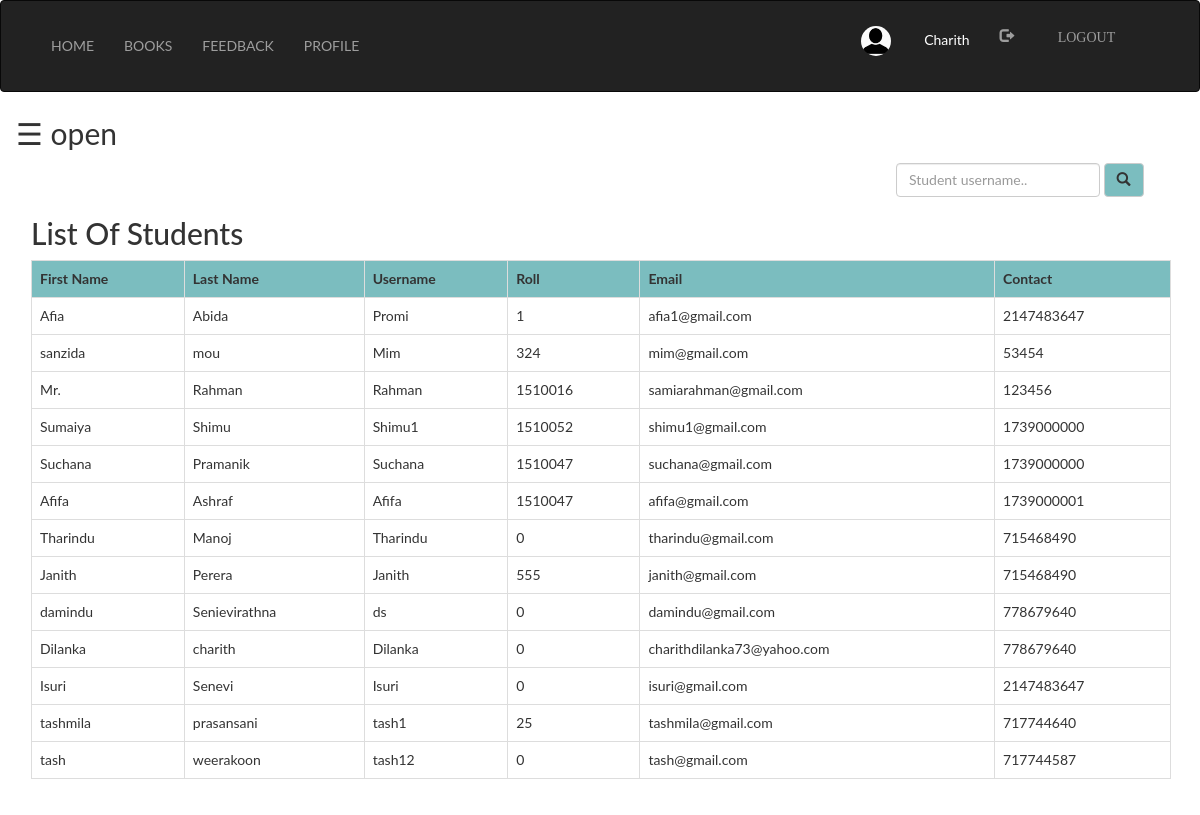
The page /Publisher_/student.php (signed in) on the database its author committed.
### tables this page shows
CREATE TABLE `student` (
  `first` varchar(100) NOT NULL,
  `last` varchar(100) NOT NULL,
  `username` varchar(100) NOT NULL,
  `password` varchar(100) NOT NULL,
  `roll` int(100) NOT NULL,
  `email` varchar(100) NOT NULL,
  `contact` int(100) NOT NULL,
  `pic` varchar(100) NOT NULL
);

### Publisher_/student.php (the view, shortened to what this page needs)
<?php
  include "connection.php";
  include "navbar.php";
?>
<!DOCTYPE html>
<html>
<head>
</head>
<body>
<div id="main">
  <span style="font-size:30px;cursor:pointer" onclick="openNav()">&#9776; open</span>
<div class="container">
	<div class="srch">
		<form class="navbar-form" method="post" name="form1">
				<input class="form-control" type="text" name="search" placeholder="Student username.." required="">
				<button style="background-color: #6db6b9e6;" type="submit" name="submit" class="btn btn-default">
					<span class="glyphicon glyphicon-search"></span>
				</button>
		</form>
	</div>
	<h2>List Of Students</h2>
	<?php
		if(isset($_POST['submit']))
		{
			$q=mysqli_query($db,"SELECT first,last,username,roll,email,contact FROM `student` where username like '%$_POST[search]%' ");
			if(mysqli_num_rows($q)==0)
			{
				echo "Sorry! No student found with that username. Try searching again.";
			}
			else
			{
		echo "<table class='table table-bordered table-hover' >";
			echo "<tr style='background-color: #6db6b9e6;'>";
				echo "<th>"; echo "First Name";	echo "</th>";
				echo "<th>"; echo "Last Name";  echo "</th>";
				echo "<th>"; echo "Username";  echo "</th>";
				echo "<th>"; echo "Roll";  echo "</th>";
				echo "<th>"; echo "Email";  echo "</th>";
				echo "<th>"; echo "Contact";  echo "</th>";
			echo "</tr>";
			while($row=mysqli_fetch_assoc($q))
			{
				echo "<tr>";
				echo "<td>"; echo $row['first']; echo "</td>";
				echo "<td>"; echo $row['last']; echo "</td>";
				echo "<td>"; echo $row['username']; echo "</td>";
				echo "<td>"; echo $row['roll']; echo "</td>";
				echo "<td>"; echo $row['email']; echo "</td>";
				echo "<td>"; echo $row['contact']; echo "</td>";
				echo "</tr>";
			}
		echo "</table>";
			}
		}
		else
		{
			$res=mysqli_query($db,"SELECT first,last,username,roll,email,contact FROM `student`;");
		echo "<table class='table table-bordered table-hover' >";
			echo "<tr style='background-color: #6db6b9e6;'>";
				echo "<th>"; echo "First Name";	echo "</th>";
				echo "<th>"; echo "Last Name";  echo "</th>";
				echo "<th>"; echo "Username";  echo "</th>";
				echo "<th>"; echo "Roll";  echo "</th>";
				echo "<th>"; echo "Email";  echo "</th>";
				echo "<th>"; echo "Contact";  echo "</th>";
			echo "</tr>";
			while($row=mysqli_fetch_assoc($res))
			{
				echo "<tr>";
				echo "<td>"; echo $row['first']; echo "</td>";
				echo "<td>"; echo $row['last']; echo "</td>";
				echo "<td>"; echo $row['username']; echo "</td>";
				echo "<td>"; echo $row['roll']; echo "</td>";
				echo "<td>"; echo $row['email']; echo "</td>";
				echo "<td>"; echo $row['contact']; echo "</td>";
				echo "</tr>";
			}
		echo "</table>";
		}
	?>
</div>
</body>
</html>

### Publisher_/style.css (style rules this page uses)
html, body, div, span, object, iframe, h1, h2, h3, h4, h5, h6, p, blockquote, pre, abbr, address, cite, code, del, dfn, em, img, ins, kbd, q, samp, small, strong, sub, sup, var, b, i, dl, dt, dd, ol, ul, li, fieldset, form, label, legend, table, caption, tbody, tfoot, thead, tr, th, td, article, aside, canvas, details, figcaption, figure, footer, header, hgroup, menu, nav, section, summary, time, mark, audio, video { margin:0; padding:0; border:0; outline:0; font-size:100%; vertical-align:baseline; background:transparent; }
body { line-height:1; }
table { border-collapse:collapse; border-spacing:0; }
input, select { vertical-align:middle; }
input { height: 25px; width: 300px; }

### Publisher_/student.php (style rules this page uses)
.srch { padding-left: 850px; }
body { font-family: "Lato", sans-serif; transition: background-color .5s; }
#main { transition: margin-left .5s; padding: 16px; }

### rows shown on the page
student: first "Afia", last "Abida", username "Promi", roll "1", email "afia1@gmail.com", contact "2147483647"
student: first "sanzida", last "mou", username "Mim", roll "324", email "mim@gmail.com", contact "53454"
student: first "Mr.", last "Rahman", username "Rahman", roll "1510016", email "samiarahman@gmail.com", contact "123456"
student: first "Sumaiya", last "Shimu", username "Shimu1", roll "1510052", email "shimu1@gmail.com", contact "1739000000"
student: first "Suchana", last "Pramanik", username "Suchana", roll "1510047", email "suchana@gmail.com", contact "1739000000"
student: first "Afifa", last "Ashraf", username "Afifa", roll "1510047", email "afifa@gmail.com", contact "1739000001"
student: first "Tharindu", last "Manoj", username "Tharindu", roll "0", email "tharindu@gmail.com", contact "715468490"
student: first "Janith", last "Perera", username "Janith", roll "555", email "janith@gmail.com", contact "715468490"
student: first "damindu", last "Senievirathna", username "ds", roll "0", email "damindu@gmail.com", contact "778679640"
student: first "Dilanka", last "charith", username "Dilanka", roll "0", email "charithdilanka73@yahoo.com", contact "778679640"
student: first "Isuri", last "Senevi", username "Isuri", roll "0", email "isuri@gmail.com", contact "2147483647"
student: first "tashmila", last "prasansani", username "tash1", roll "25", email "tashmila@gmail.com", contact "717744640"
student: first "tash", last "weerakoon", username "tash12", roll "0", email "tash@gmail.com", contact "717744587"

### other values the page prints
$_SESSION['login_user'] "Charith"
